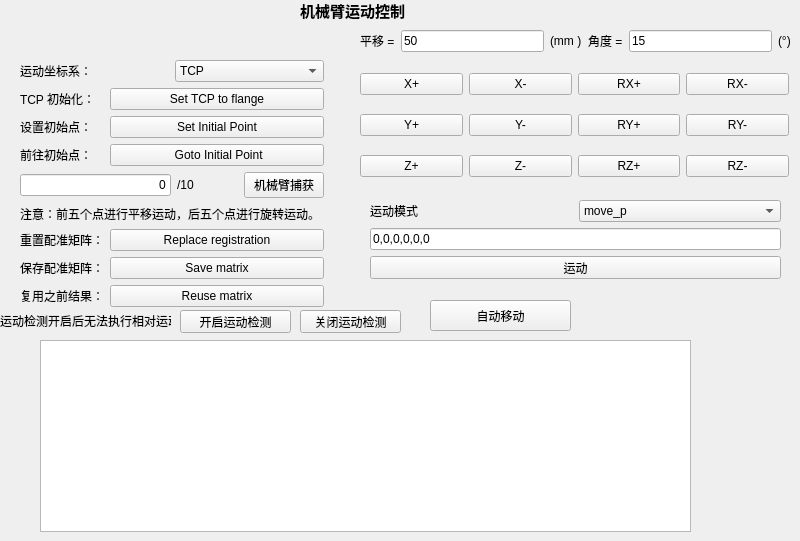
     <widget class="QWidget" name="tab_5">
      <attribute name="title">
       <string>机械臂配准</string>
      </attribute>
      <widget class="QPushButton" name="pushButton_AutoMoveJ_2">
       <property name="geometry">
        <rect>
         <x>430</x>
         <y>300</y>
         <width>141</width>
         <height>31</height>
        </rect>
       </property>
       <property name="text">
        <string>自动移动</string>
       </property>
      </widget>
      <widget class="QWidget" name="layoutWidget_9">
       <property name="geometry">
        <rect>
         <x>360</x>
         <y>60</y>
         <width>429</width>
         <height>131</height>
        </rect>
       </property>
       <layout class="QGridLayout" name="gridLayout_16">
        <item row="3" column="4">
         <widget class="QPushButton" name="pushButton_ryp_2">
          <property name="text">
           <string>RY+</string>
          </property>
         </widget>
        </item>
        <item row="3" column="5">
         <widget class="QPushButton" name="pushButton_rym_2">
          <property name="text">
           <string>RY-</string>
          </property>
         </widget>
        </item>
        <item row="3" column="3">
         <widget class="QPushButton" name="pushButton_ym_2">
          <property name="text">
           <string>Y-</string>
          </property>
         </widget>
        </item>
        <item row="1" column="5">
         <widget class="QPushButton" name="pushButton_rxm_2">
          <property name="text">
           <string>RX-</string>
          </property>
         </widget>
        </item>
        <item row="1" column="4">
         <widget class="QPushButton" name="pushButton_rxp_2">
          <property name="text">
           <string>RX+</string>
          </property>
         </widget>
        </item>
        <item row="3" column="2">
         <widget class="QPushButton" name="pushButton_yp_2">
          <property name="text">
           <string>Y+</string>
          </property>
         </widget>
        </item>
        <item row="4" column="5">
         <widget class="QPushButton" name="pushButton_rzm_2">
          <property name="text">
           <string>RZ-</string>
          </property>
         </widget>
        </item>
        <item row="4" column="2">
         <widget class="QPushButton" name="pushButton_zp_2">
          <property name="text">
           <string>Z+</string>
          </property>
         </widget>
        </item>
        <item row="4" column="3">
         <widget class="QPushButton" name="pushButton_zm_2">
          <property name="text">
           <string>Z-</string>
          </property>
         </widget>
        </item>
        <item row="1" column="2">
         <widget class="QPushButton" name="pushButton_xp_2">
          <property name="text">
           <string>X+</string>
          </property>
         </widget>
        </item>
        <item row="4" column="4">
         <widget class="QPushButton" name="pushButton_rzp_2">
          <property name="text">
           <string>RZ+</string>
          </property>
         </widget>
        </item>
        <item row="1" column="3">
         <widget class="QPushButton" name="pushButton_xm_2">
          <property name="text">
           <string>X-</string>
          </property>
         </widget>
        </item>
       </layout>
      </widget>
      <widget class="QLabel" name="label_30">
       <property name="geometry">
        <rect>
         <x>300</x>
         <y>0</y>
         <width>131</width>
         <height>21</height>
        </rect>
       </property>
       <property name="font">
        <font>
         <pointsize>11</pointsize>
         <weight>75</weight>
         <bold>true</bold>
        </font>
       </property>
       <property name="text">
        <string>机械臂运动控制</string>
       </property>
      </widget>
      <widget class="QWidget" name="layoutWidget_10">
       <property name="geometry">
        <rect>
         <x>360</x>
         <y>30</y>
         <width>431</width>
         <height>22</height>
        </rect>
       </property>
       <layout class="QHBoxLayout" name="horizontalLayout_29">
        <item>
         <widget class="QLabel" name="label_31">
          <property name="layoutDirection">
           <enum>Qt::LeftToRight</enum>
          </property>
          <property name="text">
           <string>平移 =</string>
          </property>
         </widget>
        </item>
        <item>
         <widget class="QLineEdit" name="lineEdit_intuitiveValue_2">
          <property name="text">
           <string>50</string>
          </property>
         </widget>
        </item>
        <item>
         <widget class="QLabel" name="label_32">
          <property name="text">
           <string>(mm )</string>
          </property>
         </widget>
        </item>
        <item>
         <widget class="QLabel" name="label_36">
          <property name="layoutDirection">
           <enum>Qt::LeftToRight</enum>
          </property>
          <property name="text">
           <string>角度 =</string>
          </property>
         </widget>
        </item>
        <item>
         <widget class="QLineEdit" name="lineEdit_intuitiveValue_degree_2">
          <property name="text">
           <string>15</string>
          </property>
         </widget>
        </item>
        <item>
         <widget class="QLabel" name="label_34">
          <property name="text">
           <string>(°)</string>
          </property>
         </widget>
        </item>
       </layout>
      </widget>
      <widget class="QWidget" name="layoutWidget_11">
       <property name="geometry">
        <rect>
         <x>370</x>
         <y>200</y>
         <width>411</width>
         <height>79</height>
        </rect>
       </property>
       <layout class="QVBoxLayout" name="verticalLayout_3">
        <item>
         <layout class="QHBoxLayout" name="horizontalLayout_30">
          <item>
           <widget class="QLabel" name="label_38">
            <property name="text">
             <string>运动模式</string>
            </property>
           </widget>
          </item>
          <item>
           <widget class="QComboBox" name="comboBox_robotMoveType_2">
            <item>
             <property name="text">
              <string>move_p</string>
             </property>
            </item>
            <item>
             <property name="text">
              <string>move_j</string>
             </property>
            </item>
           </widget>
          </item>
         </layout>
        </item>
        <item>
         <widget class="QLineEdit" name="lineEdit_4">
          <property name="text">
           <string>0,0,0,0,0,0</string>
          </property>
         </widget>
        </item>
        <item>
         <widget class="QPushButton" name="pushButton_JiontAngleMotion_2">
          <property name="text">
           <string>运动</string>
          </property>
         </widget>
        </item>
       </layout>
      </widget>
      <widget class="QWidget" name="layoutWidget_12">
       <property name="geometry">
        <rect>
         <x>20</x>
         <y>60</y>
         <width>304</width>
         <height>247</height>
        </rect>
       </property>
       <layout class="QVBoxLayout" name="verticalLayout_4">
        <item>
         <layout class="QHBoxLayout" name="horizontalLayout_31">
          <item>
           <widget class="QLabel" name="label_40">
            <property name="text">
             <string>运动坐标系：</string>
            </property>
           </widget>
          </item>
          <item>
           <widget class="QComboBox" name="comboBox_robotMoveType_select_2">
            <item>
             <property name="text">
              <string>TCP</string>
             </property>
            </item>
            <item>
             <property name="text">
              <string>Robot base</string>
             </property>
            </item>
           </widget>
          </item>
         </layout>
        </item>
        <item>
         <layout class="QGridLayout" name="gridLayout_18">
          <item row="5" column="1" colspan="3">
           <widget class="QPushButton" name="pushButton_replaceRegistration_2">
            <property name="text">
             <string>Replace registration</string>
            </property>
           </widget>
          </item>
          <item row="1" column="1" colspan="3">
           <widget class="QPushButton" name="pushButton_setInitialPoint_2">
            <property name="text">
             <string>Set Initial Point</string>
            </property>
           </widget>
          </item>
          <item row="2" column="1" colspan="3">
           <widget class="QPushButton" name="pushButton_goToInitial_2">
            <property name="text">
             <string> Goto Initial Point</string>
            </property>
           </widget>
          </item>
          <item row="4" column="0" colspan="4">
           <widget class="QLabel" name="label_41">
            <property name="font">
             <font>
              <pointsize>9</pointsize>
              <weight>50</weight>
              <bold>false</bold>
             </font>
            </property>
            <property name="text">
             <string>注意：前五个点进行平移运动，后五个点进行旋转运动。</string>
            </property>
           </widget>
          </item>
          <item row="6" column="1" colspan="3">
           <widget class="QPushButton" name="pushButton_saveArmMatrix_2">
            <property name="text">
             <string>Save matrix</string>
            </property>
           </widget>
          </item>
          <item row="3" column="2">
           <widget class="QLabel" name="label_42">
            <property name="text">
             <string>/10</string>
            </property>
           </widget>
          </item>
          <item row="7" column="1" colspan="3">
           <widget class="QPushButton" name="pushButton_reuseArmMatrix_2">
            <property name="text">
             <string>Reuse matrix</string>
            </property>
           </widget>
          </item>
          <item row="0" column="1" colspan="3">
           <widget class="QPushButton" name="pushButton_setTCPToFlange_2">
            <property name="text">
             <string>Set TCP to flange</string>
            </property>
           </widget>
          </item>
          <item row="3" column="3">
           <widget class="QPushButton" name="pushButton_captureRobot_2">
            <property name="text">
             <string>机械臂捕获</string>
            </property>
           </widget>
          </item>
          <item row="3" column="0" colspan="2">
           <widget class="QLineEdit" name="lineEdit_collectedRoboPose_2">
            <property name="layoutDirection">
             <enum>Qt::LeftToRight</enum>
            </property>
            <property name="text">
             <string>0</string>
            </property>
            <property name="alignment">
             <set>Qt::AlignRight|Qt::AlignTrailing|Qt::AlignVCenter</set>
            </property>
           </widget>
          </item>
          <item row="5" column="0">
           <widget class="QLabel" name="label_43">
            <property name="text">
             <string>重置配准矩阵：</string>
            </property>
           </widget>
          </item>
          <item row="2" column="0">
           <widget class="QLabel" name="label_44">
            <property name="text">
             <string>前往初始点：</string>
            </property>
           </widget>
          </item>
          <item row="1" column="0">
           <widget class="QLabel" name="label_47">
            <property name="text">
             <string>设置初始点：</string>
            </property>
           </widget>
          </item>
          <item row="0" column="0">
           <widget class="QLabel" name="label_48">
            <property name="text">
             <string>TCP 初始化：</string>
            </property>
           </widget>
          </item>
          <item row="7" column="0">
           <widget class="QLabel" name="label_49">
            <property name="text">
             <string>复用之前结果：</string>
            </property>
           </widget>
          </item>
          <item row="6" column="0">
           <widget class="QLabel" name="label_50">
            <property name="text">
             <string>保存配准矩阵：</string>
            </property>
           </widget>
          </item>
         </layout>
        </item>
       </layout>
      </widget>
      <widget class="QPushButton" name="pushButton_openIsMoving_2">
       <property name="geometry">
        <rect>
         <x>180</x>
         <y>310</y>
         <width>111</width>
         <height>23</height>
        </rect>
       </property>
       <property name="text">
        <string>开启运动检测</string>
       </property>
      </widget>
      <widget class="QPushButton" name="pushButton_CloseIsMoving_2">
       <property name="geometry">
        <rect>
         <x>300</x>
         <y>310</y>
         <width>101</width>
         <height>23</height>
        </rect>
       </property>
       <property name="text">
        <string>关闭运动检测</string>
       </property>
      </widget>
      <widget class="QLabel" name="label_51">
       <property name="geometry">
        <rect>
         <x>0</x>
         <y>310</y>
         <width>171</width>
         <height>21</height>
        </rect>
       </property>
       <property name="text">
        <string>运动检测开启后无法执行相对运动</string>
       </property>
      </widget>
      <widget class="QTextBrowser" name="textBrowser_hans">
       <property name="geometry">
        <rect>
         <x>40</x>
         <y>340</y>
         <width>651</width>
         <height>192</height>
        </rect>
       </property>
      </widget>
     </widget>
